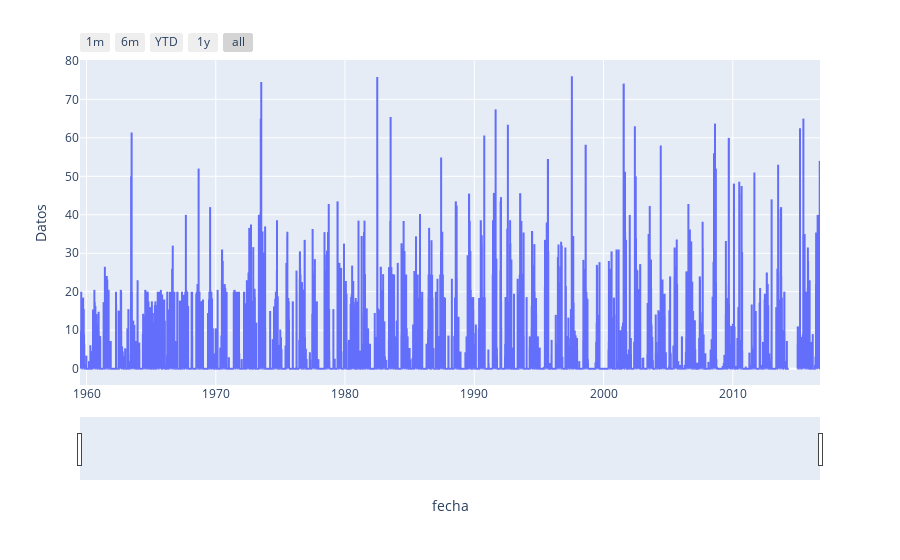

Notebook cell for this chart:
### Code cell
plot_station(est)

### Figure 1 — Plotly figure (JSON) as saved in the notebook; plotly's stock layout.template omitted (floating-point values rounded to 4 significant figures; data arrays with more than 128 entries replaced by an {"elided": "..."} marker saying what was removed)
{"data": [{"hovertemplate": "fecha=%{x}<br>Datos=%{y}<extra></extra>", "legendgroup": "", "line": {"color": "#636efa", "dash": "solid"}, "marker": {"symbol": "circle"}, "mode": "lines", "name": "", "showlegend": false, "type": "scattergl", "x": {"elided": "20912 str values"}, "xaxis": "x", "y": {"elided": "20912 float values"}, "yaxis": "y"}], "layout": {"legend": {"tracegroupgap": 0}, "margin": {"t": 60}, "xaxis": {"anchor": "y", "domain": [0, 1], "rangeselector": {"buttons": [{"count": 1, "label": "1m", "step": "month", "stepmode": "backward"}, {"count": 6, "label": "6m", "step": "month", "stepmode": "backward"}, {"count": 1, "label": "YTD", "step": "year", "stepmode": "todate"}, {"count": 1, "label": "1y", "step": "year", "stepmode": "backward"}, {"step": "all"}]}, "rangeslider": {"visible": true}, "title": {"text": "fecha"}, "type": "date"}, "yaxis": {"anchor": "x", "domain": [0, 1], "title": {"text": "Datos"}}}}
